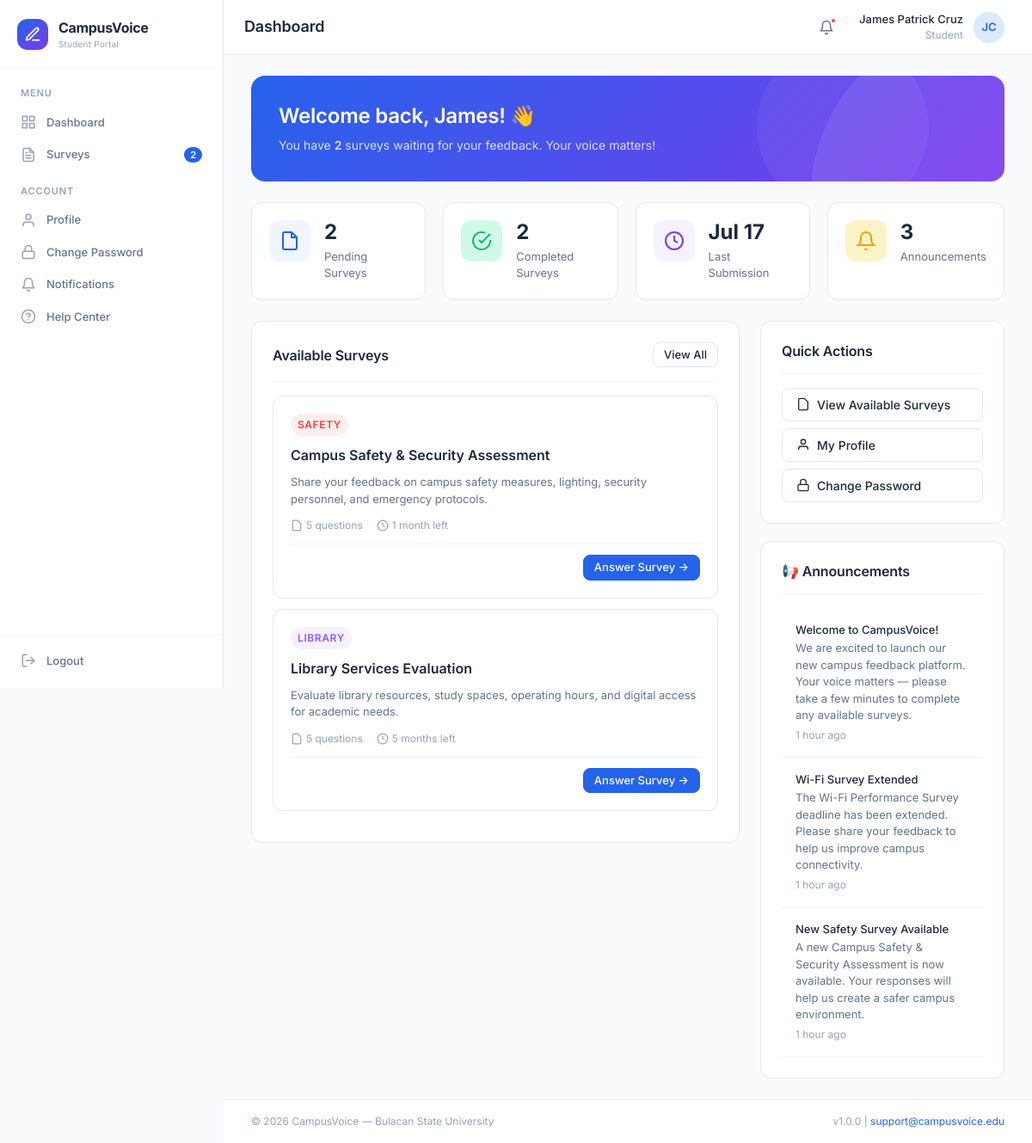
The app's page /student/dashboard.php (signed in) with its own data.
### tables this page shows
CREATE TABLE `surveys` (
    `survey_id` INT AUTO_INCREMENT PRIMARY KEY,
    `title` VARCHAR(255) NOT NULL,
    `description` TEXT DEFAULT NULL,
    `category` VARCHAR(100) NOT NULL DEFAULT 'General',
    `open_date` DATETIME DEFAULT NULL,
    `close_date` DATETIME DEFAULT NULL,
    `status` ENUM('draft', 'active', 'closed', 'archived') NOT NULL DEFAULT 'draft',
    `created_by` INT NOT NULL,
    `created_at` DATETIME NOT NULL DEFAULT CURRENT_TIMESTAMP,
    `updated_at` DATETIME DEFAULT NULL ON UPDATE CURRENT_TIMESTAMP,
    INDEX `idx_status` (`status`),
    INDEX `idx_created_by` (`created_by`),
    INDEX `idx_dates` (`open_date`, `close_date`),
    CONSTRAINT `fk_surveys_admin` FOREIGN KEY (`created_by`) REFERENCES `administrators`(`admin_id`) ON UPDATE CASCADE
);

CREATE TABLE `announcements` (
    `announcement_id` INT AUTO_INCREMENT PRIMARY KEY,
    `title` VARCHAR(255) NOT NULL,
    `content` TEXT NOT NULL,
    `target` ENUM('all', 'students', 'admins') NOT NULL DEFAULT 'all',
    `is_active` TINYINT(1) NOT NULL DEFAULT 1,
    `created_by` INT DEFAULT NULL,
    `created_at` DATETIME NOT NULL DEFAULT CURRENT_TIMESTAMP,
    INDEX `idx_target` (`target`),
    INDEX `idx_active` (`is_active`)
);

### config/session.php (called while the page is built, shortened)
<?php
function getCurrentUserName() {
    return $_SESSION['full_name'] ?? null;
}

### student/dashboard.php (the view, shortened to what this page needs)
<?php
require_once __DIR__ . '/../utils/helpers.php';
$pdo = db();
$studentId = getCurrentUserId();
$stmt = $pdo->prepare("
    SELECT COUNT(DISTINCT s.survey_id) as count
    FROM surveys s
    WHERE s.status = 'active'
    AND NOW() >= s.open_date
    AND NOW() <= s.close_date
    AND s.survey_id NOT IN (
        SELECT DISTINCT r.survey_id FROM responses r WHERE r.student_id = ?
    )
");
$stmt->execute([$studentId]);
$pendingSurveyCount = $stmt->fetchColumn();
$stmt = $pdo->prepare("SELECT COUNT(DISTINCT survey_id) as count FROM responses WHERE student_id = ?");
$stmt->execute([$studentId]);
$completedCount = $stmt->fetchColumn();
$stmt = $pdo->prepare("SELECT MAX(submitted_at) FROM responses WHERE student_id = ?");
$stmt->execute([$studentId]);
$lastSubmission = $stmt->fetchColumn();
$stmt = $pdo->prepare("SELECT * FROM announcements WHERE is_active = 1 AND (target = 'all' OR target = 'students') ORDER BY created_at DESC LIMIT 5");
$stmt->execute();
$announcements = $stmt->fetchAll();
$stmt = $pdo->prepare("
    SELECT s.*,
        (SELECT COUNT(*) FROM survey_questions sq WHERE sq.survey_id = s.survey_id) as question_count
    FROM surveys s
    WHERE s.status = 'active'
    AND NOW() >= s.open_date
    AND NOW() <= s.close_date
    AND s.survey_id NOT IN (
        SELECT DISTINCT r.survey_id FROM responses r WHERE r.student_id = ?
    )
    ORDER BY s.close_date ASC
    LIMIT 3
");
$stmt->execute([$studentId]);
$recentSurveys = $stmt->fetchAll();
require_once __DIR__ . '/../includes/header.php';
?>
<div class="dashboard-welcome">
    <div class="dashboard-welcome-content">
        <h2>Welcome back, <?= e(explode(' ', getCurrentUserName())[0]) ?>! 👋</h2>
        <p>You have <strong><?= $pendingSurveyCount ?></strong> survey<?= $pendingSurveyCount !== 1 ? 's' : '' ?> waiting for your feedback. Your voice matters!</p>
    </div>
</div>
<div class="stats-grid">
    <div class="stat-card">
        <div class="stat-card-icon" style="background: var(--color-primary-lighter);">
            <svg width="24" height="24" viewBox="0 0 24 24" fill="none" stroke="var(--color-primary)" stroke-width="2"><path d="M14 2H6a2 2 0 0 0-2 2v16a2 2 0 0 0 2 2h12a2 2 0 0 0 2-2V8z"/><polyline points="14 2 14 8 20 8"/></svg>
        </div>
        <div class="stat-card-content">
            <div class="stat-card-value"><?= $pendingSurveyCount ?></div>
            <div class="stat-card-label">Pending Surveys</div>
        </div>
    </div>
    <div class="stat-card">
        <div class="stat-card-icon" style="background: var(--color-success-light);">
            <svg width="24" height="24" viewBox="0 0 24 24" fill="none" stroke="var(--color-success)" stroke-width="2"><path d="M22 11.08V12a10 10 0 1 1-5.93-9.14"/><polyline points="22 4 12 14.01 9 11.01"/></svg>
        </div>
        <div class="stat-card-content">
            <div class="stat-card-value"><?= $completedCount ?></div>
            <div class="stat-card-label">Completed Surveys</div>
        </div>
    </div>
    <div class="stat-card">
        <div class="stat-card-icon" style="background: var(--color-accent-lighter);">
            <svg width="24" height="24" viewBox="0 0 24 24" fill="none" stroke="var(--color-accent)" stroke-width="2"><circle cx="12" cy="12" r="10"/><polyline points="12 6 12 12 16 14"/></svg>
        </div>
        <div class="stat-card-content">
            <div class="stat-card-value"><?= $lastSubmission ? formatDate($lastSubmission, 'M d') : '—' ?></div>
            <div class="stat-card-label">Last Submission</div>
        </div>
    </div>
    <div class="stat-card">
        <div class="stat-card-icon" style="background: var(--color-warning-light);">
            <svg width="24" height="24" viewBox="0 0 24 24" fill="none" stroke="var(--color-warning)" stroke-width="2"><path d="M18 8A6 6 0 0 0 6 8c0 7-3 9-3 9h18s-3-2-3-9"/><path d="M13.73 21a2 2 0 0 1-3.46 0"/></svg>
        </div>
        <div class="stat-card-content">
            <div class="stat-card-value"><?= count($announcements) ?></div>
            <div class="stat-card-label">Announcements</div>
        </div>
    </div>
</div>
<div class="dashboard-grid">
    <div>
        <div class="card">
            <div class="card-header">
                <h3 class="card-title">Available Surveys</h3>
                <a href="<?= BASE_URL ?>/student/surveys" class="btn btn-sm btn-secondary">View All</a>
            </div>
            <div class="card-body">
                <?php if (empty($recentSurveys)): ?>
                    <div class="empty-state" style="padding: var(--space-8) 0;">
                        <div class="empty-state-icon">
                            <svg width="36" height="36" viewBox="0 0 24 24" fill="none" stroke="currentColor" stroke-width="2"><path d="M22 11.08V12a10 10 0 1 1-5.93-9.14"/><polyline points="22 4 12 14.01 9 11.01"/></svg>
                        </div>
                        <div class="empty-state-title">All caught up!</div>
                        <p class="empty-state-description">No pending surveys right now. Check back later for new ones.</p>
                    </div>
                <?php else: ?>
                    <?php foreach ($recentSurveys as $survey): ?>
                    <div class="survey-card" style="margin-bottom: var(--space-3);">
                        <?= getCategoryBadge($survey['category']) ?>
                        <div class="survey-card-title"><?= e($survey['title']) ?></div>
                        <div class="survey-card-description"><?= e($survey['description']) ?></div>
                        <div class="survey-card-meta">
                            <span class="survey-card-meta-item">
                                <svg width="14" height="14" viewBox="0 0 24 24" fill="none" stroke="currentColor" stroke-width="2"><path d="M14 2H6a2 2 0 0 0-2 2v16a2 2 0 0 0 2 2h12a2 2 0 0 0 2-2V8z"/></svg>
                                <?= $survey['question_count'] ?> questions
                            </span>
                            <span class="survey-card-meta-item">
                                <svg width="14" height="14" viewBox="0 0 24 24" fill="none" stroke="currentColor" stroke-width="2"><circle cx="12" cy="12" r="10"/><polyline points="12 6 12 12 16 14"/></svg>
                                <?= getCountdown($survey['close_date']) ?>
                            </span>
                        </div>
                        <div class="survey-card-footer">
                            <a href="<?= BASE_URL ?>/student/surveys/<?= $survey['survey_id'] ?>" class="btn btn-primary btn-sm">
                                Answer Survey →
                            </a>
                        </div>
                    </div>
                    <?php endforeach; ?>
                <?php endif; ?>
            </div>
        </div>
    </div>
    <div>
        <div class="card" style="margin-bottom: var(--space-5);">
            <div class="card-header">
                <h3 class="card-title">Quick Actions</h3>
            </div>
            <div class="card-body" style="display: flex; flex-direction: column; gap: var(--space-2);">
                <a href="<?= BASE_URL ?>/student/surveys" class="btn btn-secondary w-full" style="justify-content: flex-start;">
                    <svg width="16" height="16" viewBox="0 0 24 24" fill="none" stroke="currentColor" stroke-width="2"><path d="M14 2H6a2 2 0 0 0-2 2v16a2 2 0 0 0 2 2h12a2 2 0 0 0 2-2V8z"/></svg>
                    View Available Surveys
                </a>
                <a href="<?= BASE_URL ?>/student/profile" class="btn btn-secondary w-full" style="justify-content: flex-start;">
                    <svg width="16" height="16" viewBox="0 0 24 24" fill="none" stroke="currentColor" stroke-width="2"><path d="M20 21v-2a4 4 0 0 0-4-4H8a4 4 0 0 0-4 4v2"/><circle cx="12" cy="7" r="4"/></svg>
                    My Profile
                </a>
                <a href="<?= BASE_URL ?>/change-password" class="btn btn-secondary w-full" style="justify-content: flex-start;">
                    <svg width="16" height="16" viewBox="0 0 24 24" fill="none" stroke="currentColor" stroke-width="2"><rect x="3" y="11" width="18" height="11" rx="2" ry="2"/><path d="M7 11V7a5 5 0 0 1 10 0v4"/></svg>
                    Change Password
                </a>
            </div>
        </div>
        <div class="card">
            <div class="card-header">
                <h3 class="card-title">📢 Announcements</h3>
            </div>
            <div class="card-body">
                <?php if (empty($announcements)): ?>
                    <p style="color: var(--color-text-tertiary); text-align: center; padding: var(--space-4) 0;">No announcements at this time.</p>
                <?php else: ?>
                    <?php foreach ($announcements as $announcement): ?>
                    <div class="notification-item">
                        <div class="notification-content">
                            <div class="notification-title"><?= e($announcement['title']) ?></div>
                            <div class="notification-text"><?= e($announcement['content']) ?></div>
                            <div class="notification-time"><?= timeAgo($announcement['created_at']) ?></div>
                        </div>
                    </div>
                    <?php endforeach; ?>
                <?php endif; ?>
            </div>
        </div>
    </div>
</div>
<?php require_once __DIR__ . '/../includes/footer.php'; ?>

### utils/helpers.php (shortened to what this page needs)
<?php
function e($string) {
    return htmlspecialchars($string ?? '', ENT_QUOTES, 'UTF-8');
}
function formatDate($date, $format = 'M d, Y') {
    return date($format, strtotime($date));
}
function timeAgo($datetime) {
    $now = new DateTime();
    $ago = new DateTime($datetime);
    $diff = $now->diff($ago);
    if ($diff->h > 0) return $diff->h . ' hour' . ($diff->h > 1 ? 's' : '') . ' ago';
    return 'Just now';
}
function getCountdown($closeDate) {
    $now = new DateTime();
    $close = new DateTime($closeDate);
    $diff = $now->diff($close);
    if ($diff->days > 30) return $diff->m . ' month' . ($diff->m > 1 ? 's' : '') . ' left';
    return 'Closing soon';
}
function getCategoryInfo($category) {
    $categories = SURVEY_CATEGORIES;
    return $categories[$category] ?? $categories['General'];
}
function getCategoryBadge($category) {
    $info = getCategoryInfo($category);
    return '<span class="survey-card-category" style="background: ' . $info['color'] . '15; color: ' . $info['color'] . ';">' . e($category) . '</span>';
}

### assets/css/variables.css (style rules this page uses)
:root { --color-primary: #2563EB; --color-primary-hover: #1D4ED8; --color-primary-active: #1E40AF; --color-primary-light: #DBEAFE; --color-primary-lighter: #EFF6FF; --color-primary-50: #EFF6FF; --color-primary-100: #DBEAFE; --color-primary-500: #3B82F6; --color-primary-600: #2563EB; --color-primary-700: #1D4ED8; --color-primary-800: #1E40AF; --color-secondary: #059669; --color-secondary-hover: #047857; --color-secondary-light: #D1FAE5; --color-secondary-lighter: #ECFDF5; --color-accent: #7C3AED; --color-accent-hover: #6D28D9; --color-accent-light: #EDE9FE; --color-accent-lighter: #F5F3FF; --color-gray-50: #F8FAFC; --color-gray-100: #F1F5F9; --color-gray-200: #E2E8F0; --color-gray-300: #CBD5E1; --color-gray-400: #94A3B8; --color-gray-500: #64748B; --color-gray-600: #475569; --color-gray-700: #334155; --color-gray-800: #1E293B; --color-gray-900: #0F172A; --color-success: #10B981; --color-success-light: #D1FAE5; --color-success-dark: #059669; --color-warning: #F59E0B; --color-warning-light: #FEF3C7; --color-warning-dark: #D97706; --color-error: #EF4444; --color-error-light: #FEE2E2; --color-error-dark: #DC2626; --color-info: #3B82F6; --color-info-light: #DBEAFE; --color-bg: #F8FAFC; --color-bg-alt: #F1F5F9; --color-surface: #FFFFFF; --color-surface-hover: #F8FAFC; --color-surface-elevated: #FFFFFF; --color-text: #1E293B; --color-text-secondary: #64748B; --color-text-tertiary: #94A3B8; --color-text-inverse: #FFFFFF; --color-text-link: #2563EB; --color-border: #E2E8F0; --color-border-hover: #CBD5E1; --color-border-focus: #2563EB; --color-divider: #F1F5F9; --font-family: 'Inter', -apple-system, BlinkMacSystemFont, 'Segoe UI', Roboto, sans-serif; --font-mono: 'JetBrains Mono', 'Fira Code', 'Consolas', monospace; --font-size-xs: 0.75rem; --font-size-sm: 0.8125rem; --font-size-base: 0.875rem; --font-size-md: 1rem; --font-size-lg: 1.125rem; --font-size-xl: 1.25rem; --font-size-2xl: 1.5rem; --font-size-3xl: 1.875rem; --font-size-4xl: 2.25rem; --font-weight-normal: 400; --font-weight-medium: 500; --font-weight-semibold: 600; --font-weight-bold: 700; --line-height-tight: 1.25; --line-height-normal: 1.5; --line-height-relaxed: 1.75; --space-0: 0; --space-1: 0.25rem; --space-2: 0.5rem; --space-3: 0.75rem; --space-4: 1rem; --space-5: 1.25rem; --space-6: 1.5rem; --space-8: 2rem; --space-10: 2.5rem; --space-12: 3rem; --space-16: 4rem; --space-20: 5rem; --radius-sm: 4px; --radius-md: 8px; --radius-lg: 12px; --radius-xl: 16px; --radius-2xl: 20px; --radius-full: 9999px; --shadow-xs: 0 1px 2px rgba(0, 0, 0, 0.04); --shadow-sm: 0 1px 3px rgba(0, 0, 0, 0.06), 0 1px 2px rgba(0, 0, 0, 0.04); --shadow-md: 0 4px 6px -1px rgba(0, 0, 0, 0.07), 0 2px 4px -2px rgba(0, 0, 0, 0.05); --shadow-lg: 0 10px 15px -3px rgba(0, 0, 0, 0.08), 0 4px 6px -4px rgba(0, 0, 0, 0.04); --shadow-xl: 0 20px 25px -5px rgba(0, 0, 0, 0.08), 0 8px 10px -6px rgba(0, 0, 0, 0.04); --shadow-inner: inset 0 2px 4px rgba(0, 0, 0, 0.05); --shadow-focus: 0 0 0 3px rgba(37, 99, 235, 0.15); --transition-fast: 150ms ease; --transition-base: 200ms ease; --transition-slow: 300ms ease; --transition-spring: 200ms cubic-bezier(0.34, 1.56, 0.64, 1); --z-dropdown: 100; --z-sticky: 200; --z-overlay: 300; --z-modal: 400; --z-toast: 500; --z-tooltip: 600; --sidebar-width: 260px; --sidebar-collapsed-width: 72px; --header-height: 64px; --content-max-width: 1280px; }

### assets/css/base.css (style rules this page uses)
*, *::before, *::after { margin: 0; padding: 0; box-sizing: border-box; }
html { font-size: 16px; -webkit-text-size-adjust: 100%; -webkit-font-smoothing: antialiased; -moz-osx-font-smoothing: grayscale; scroll-behavior: smooth; }
body { font-family: var(--font-family); font-size: var(--font-size-base); font-weight: var(--font-weight-normal); line-height: var(--line-height-normal); color: var(--color-text); background-color: var(--color-bg); min-height: 100vh; }
h1, h2, h3, h4, h5, h6 { font-weight: var(--font-weight-semibold); line-height: var(--line-height-tight); color: var(--color-text); letter-spacing: -0.01em; }
h2 { font-size: var(--font-size-xl); }
h3 { font-size: var(--font-size-lg); }
p { margin-bottom: var(--space-4); color: var(--color-text-secondary); }
a { color: var(--color-text-link); text-decoration: none; transition: color var(--transition-fast); }
strong, b { font-weight: var(--font-weight-semibold); }
img, svg { display: block; max-width: 100%; height: auto; }
.w-full { width: 100%; }

### records on screen
surveys: category "SAFETY", title "Campus Safety & Security Assessment", description "Share your feedback on campus safety measures, lighting, security personnel, and emergency protocols.", question_count "5", close_date "1 month left"
surveys: category "LIBRARY", title "Library Services Evaluation", description "Evaluate library resources, study spaces, operating hours, and digital access for academic needs.", question_count "5", close_date "5 months left"
announcements: title "Welcome to CampusVoice!", content "We are excited to launch our new campus feedback platform. Your voice matters — please take a few minutes to complete any available surveys.", created_at "1 hour ago"
announcements: title "Wi-Fi Survey Extended", content "The Wi-Fi Performance Survey deadline has been extended. Please share your feedback to help us improve campus connectivity.", created_at "1 hour ago"
announcements: title "New Safety Survey Available", content "A new Campus Safety & Security Assessment is now available. Your responses will help us create a safer campus environment.", created_at "1 hour ago"

### other values on screen
APP_NAME "CampusVoice"
$pendingSurveyCount "2"
$pageTitle "Dashboard"
$userName "James Patrick Cruz"
$userInitials "JC"
explode(' ', getCurrentUserName())[0] "James"
$completedCount "2"
formatDate($lastSubmission, 'M d') "Jul 17"
count($announcements) "3"
APP_SCHOOL "Bulacan State University"
APP_VERSION "1.0.0"
APP_SUPPORT_EMAIL "support@campusvoice.edu"
